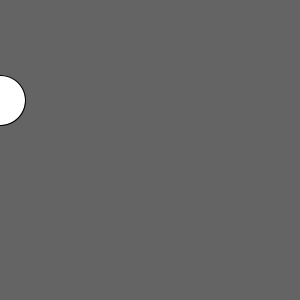
Frame 1 (no input)
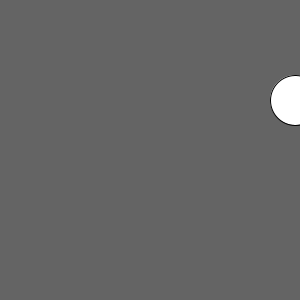
Frame 60 (the mouse pressed at the canvas centre just before this capture)
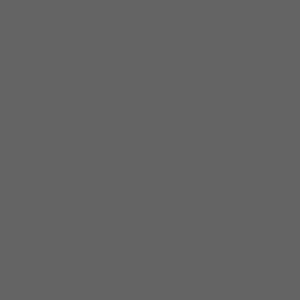
Frame 120 (the mouse held since frame 60 and released just before this capture)

The Processing sketch that drew these frames (run headless with seeded random() and noise(); from frame 60 on, the mouse is pressed at the canvas centre):

// Processing sketch: basic_animation_setup_draw_func_intro
// ── basic_animation_setup_draw_func_intro.pde
int x = 0;

void setup(){
  size(300,300);
}

void draw(){
  background(100);
  ellipse(x,100,50,50);
  x = x +5;
}
